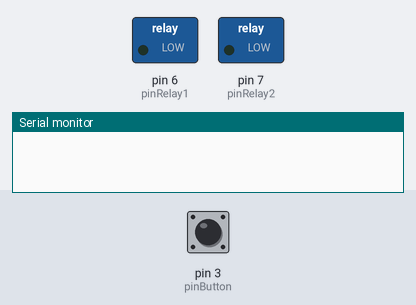
This sketch was run on a simulated Arduino Uno, built with avr-gcc and run on an emulated ATmega328P. On the bench: switched loads named in the sketch (green lamp = pin HIGH), the last lines printed to the serial monitor. The test bench sets the inputs (shaded band); at power-on: pin 3 (pinButton) HIGH.

Above: at 1.2 s.
1.3 s: pin 3 (pinButton) pulled LOW for 3.2 s
At 5.6 s:
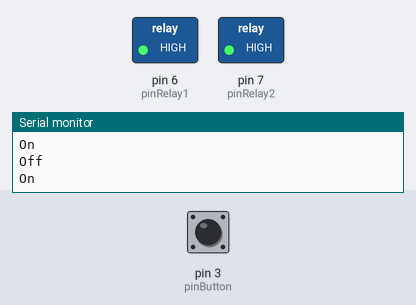
6.0 s: pin 3 (pinButton) pulled LOW for 0.15 s
At 7.0 s:
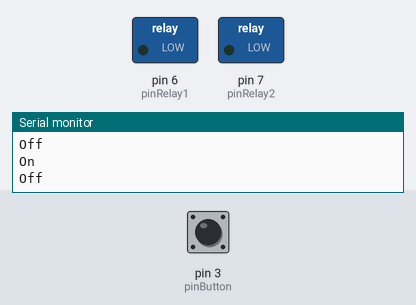
Timing chart, 0 to 9.0 s (numbered marks = the images above; inputs shaded):
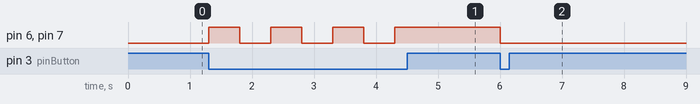

Measured:
- after the input at 1.3 s, pin 6 (pinRelay1), pin 7 (pinRelay2): alternates HIGH for 0.50 s and LOW for 0.50 s, 7 changes in all, then stays HIGH, starting at once
- after the input at 6.0 s, pin 6 (pinRelay1), pin 7 (pinRelay2): HIGH → LOW at once

The sketch:

Relay.ino
```cpp
int pinButton = 3;
int pinRelay1 = 6;
int pinRelay2 = 7;
bool stateButton;

void setup() {
  Serial.begin(9600);
  pinMode(pinButton, INPUT_PULLUP);
  pinMode(pinRelay1, OUTPUT);
  pinMode(pinRelay2, OUTPUT);
  stateButton = false;
}


void loop() {
  if (digitalRead(pinButton) == LOW) {
    if (stateButton == false) {
      stateButton = true;
      digitalWrite(pinRelay1, HIGH);
      digitalWrite(pinRelay2, HIGH);
      Serial.println("On");
      delay(500);
    } else {
      stateButton = false;
      digitalWrite(pinRelay1, LOW);
      digitalWrite(pinRelay2, LOW);
      Serial.println("Off");
      delay(500);
    }
  }
}
```
